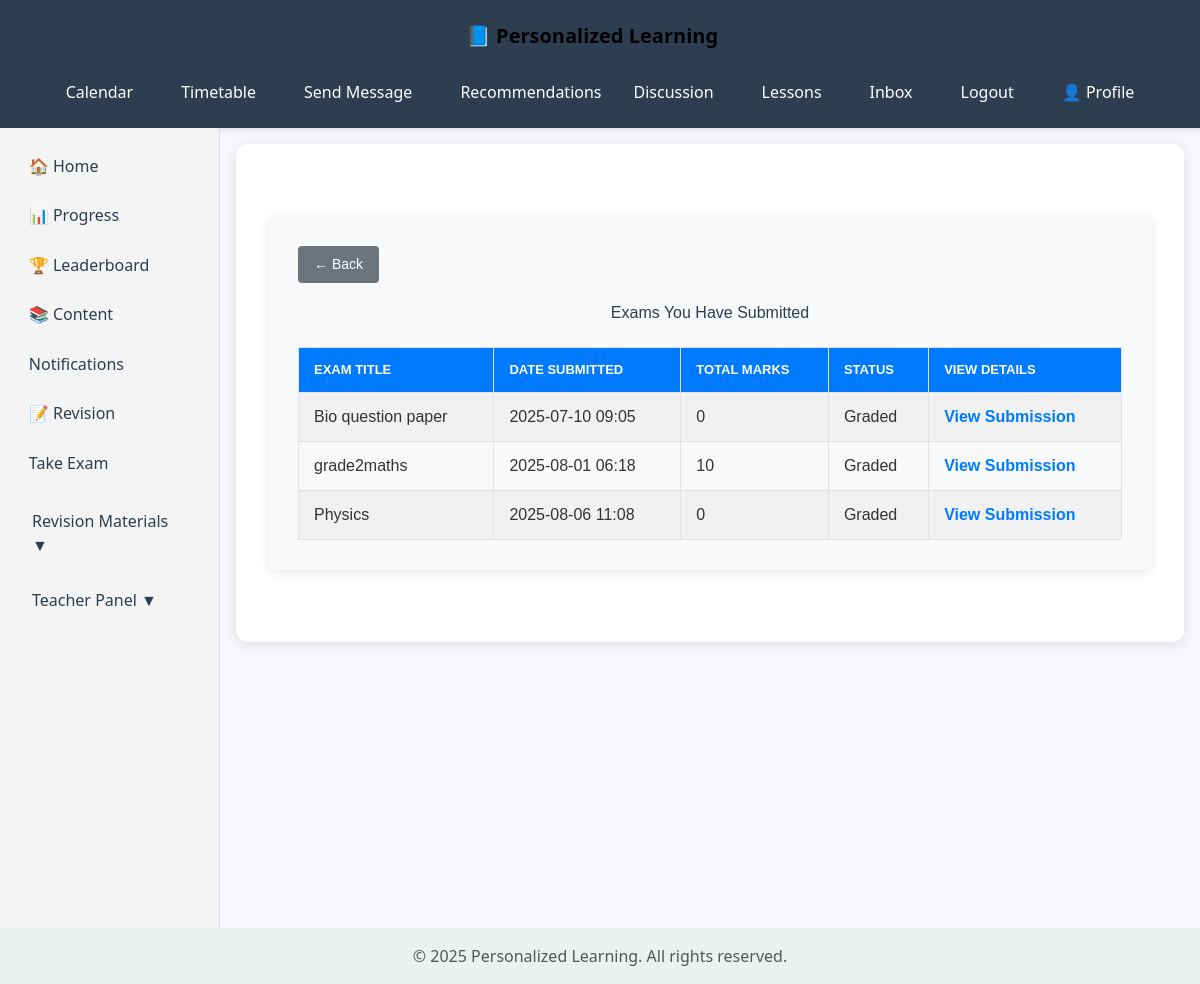
Page /examination/submitted_exams/ (signed in) on the committed database.
### Examination/models.py (models this page shows, shortened)
class Exam(models.Model):
    title = models.CharField(max_length=255)
    created_by = models.ForeignKey(Teacher, on_delete=models.SET_NULL, null=True)
    created_at = models.DateTimeField(auto_now_add=True)

class StudentExam(models.Model):
    student = models.ForeignKey(Profile, on_delete=models.CASCADE)
    exam = models.ForeignKey(Exam, on_delete=models.CASCADE)
    submitted_at = models.DateTimeField(auto_now_add=True)
    graded = models.BooleanField(default=False)
    submitted=models.BooleanField(default=False)
    total_marks = models.PositiveIntegerField(default=0)

### Examination/views.py (the view)
# urls.py: path('submitted_exams/', views.submitted_exam_list, name='submitted_exam_list'),
@login_required
def submitted_exam_list(request):
    profile = request.user.users_profile  # or .profile as appropriate
    student_exams = StudentExam.objects.select_related('exam').filter(student=profile)
    exam_data = [
        {
            'exam': se.exam,
            'student_exam': se
        } for se in student_exams
    ]
    return render(request, 'Examination/submitted_exam_list.html', {'exam_data': exam_data})

### Examination/templates/Examination/submitted_exam_list.html (shortened to what this page needs)
{% extends "content/base.html" %}
{% block content %}
<div class="submitted-exams-container">
  <button type="button" onclick="window.history.back();" class="back-btn">
    &larr; Back
  </button>
  <h2>Exams You Have Submitted</h2>
  {% if exam_data %}
    <table class="submitted-table">
      <tr>
        <th>Exam Title</th>
        <th>Date Submitted</th>
        <th>Total Marks</th>
        <th>Status</th>
        <th>View Details</th>
      </tr>
      {% for item in exam_data %}
        <tr>
          <td>{{ item.exam.title }}</td>
          <td>{{ item.student_exam.submitted_at|date:"Y-m-d H:i" }}</td>
          <td>
            {% if item.student_exam.graded %}
              {{ item.student_exam.total_marks }}
            {% else %}
              N/A
            {% endif %}
          </td>
          <td>
            {% if item.student_exam.graded %}
              Graded
            {% else %}
              Pending Grading
            {% endif %}
          </td>
          <td>
            <a href="{% url 'exam_submitted' item.student_exam.id %}">View Submission</a>
          </td>
        </tr>
      {% endfor %}
    </table>
  {% else %}
    <p class="no-submissions">You have not submitted any exams yet.</p>
  {% endif %}
</div>
{% endblock %}

### content/templates/content/base.html (style rules this page uses)
body { margin: 0; font-family: 'Segoe UI', Tahoma, Geneva, Verdana, sans-serif; background-color: #f5f7fa; color: #333; display: flex; flex-direction: column; min-height: 100vh; }

### Examination/templates/Examination/submitted_exam_list.html (style rules this page uses)
.submitted-exams-container { max-width: 900px; margin: 40px auto; padding: 30px; background-color: #f8f9fa; border-radius: 8px; font-family: Arial, sans-serif; box-shadow: 0 2px 10px rgba(0, 0, 0, 0.1); }
.submitted-exams-container h2 { text-align: center; margin-bottom: 25px; color: #2c3e50; }
.back-btn { display: inline-block; margin-bottom: 20px; background-color: #6c757d; color: white; padding: 8px 16px; border: none; border-radius: 4px; font-size: 14px; text-decoration: none; cursor: pointer; }
.submitted-table { width: 100%; border-collapse: collapse; }
.submitted-table th, .submitted-table td { padding: 12px 15px; border: 1px solid #dee2e6; text-align: left; }
.submitted-table th { background-color: #007bff; color: #fff; text-transform: uppercase; font-size: 13px; }
.submitted-table tr:nth-child(even) { background-color: #f1f1f1; }
.submitted-table a { color: #007bff; text-decoration: none; font-weight: bold; }

### rows in the picture
Exam: exam "Bio question paper", student_exam.submitted_at "2025-07-10 09:05", student_exam.total_marks "0"
Exam: exam "grade2maths", student_exam.submitted_at "2025-08-01 06:18", student_exam.total_marks "10"
Exam: exam "Physics", student_exam.submitted_at "2025-08-06 11:08", student_exam.total_marks "0"
